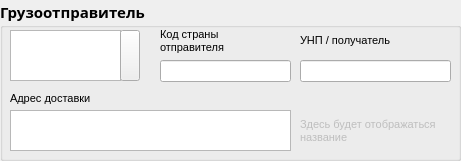
     <widget class="QGroupBox" name="groupBox_8">
      <property name="geometry">
       <rect>
        <x>10</x>
        <y>350</y>
        <width>461</width>
        <height>161</height>
       </rect>
      </property>
      <property name="font">
       <font>
        <family>Arial Black</family>
        <pointsize>11</pointsize>
        <bold>true</bold>
       </font>
      </property>
      <property name="title">
       <string>Грузоотправитель</string>
      </property>
      <property name="flat">
       <bool>false</bool>
      </property>
      <widget class="QLabel" name="label_14">
       <property name="geometry">
        <rect>
         <x>160</x>
         <y>20</y>
         <width>101</width>
         <height>41</height>
        </rect>
       </property>
       <property name="font">
        <font>
         <family>MS Shell Dlg 2</family>
         <pointsize>8</pointsize>
         <bold>false</bold>
        </font>
       </property>
       <property name="text">
        <string>Код страны отправителя</string>
       </property>
       <property name="wordWrap">
        <bool>true</bool>
       </property>
      </widget>
      <widget class="QLabel" name="label_11">
       <property name="geometry">
        <rect>
         <x>10</x>
         <y>90</y>
         <width>131</width>
         <height>16</height>
        </rect>
       </property>
       <property name="font">
        <font>
         <family>MS Shell Dlg 2</family>
         <pointsize>8</pointsize>
         <bold>false</bold>
        </font>
       </property>
       <property name="text">
        <string>Адрес доставки</string>
       </property>
      </widget>
      <widget class="QLineEdit" name="lineEdit_7">
       <property name="geometry">
        <rect>
         <x>300</x>
         <y>60</y>
         <width>151</width>
         <height>22</height>
        </rect>
       </property>
       <property name="font">
        <font>
         <family>MS Shell Dlg 2</family>
         <pointsize>8</pointsize>
         <bold>false</bold>
        </font>
       </property>
      </widget>
      <widget class="QLabel" name="label_12">
       <property name="geometry">
        <rect>
         <x>300</x>
         <y>20</y>
         <width>91</width>
         <height>41</height>
        </rect>
       </property>
       <property name="font">
        <font>
         <family>MS Shell Dlg 2</family>
         <pointsize>8</pointsize>
         <bold>false</bold>
        </font>
       </property>
       <property name="text">
        <string>УНП / получатель</string>
       </property>
       <property name="wordWrap">
        <bool>true</bool>
       </property>
      </widget>
      <widget class="QLineEdit" name="lineEdit_8">
       <property name="geometry">
        <rect>
         <x>160</x>
         <y>60</y>
         <width>131</width>
         <height>22</height>
        </rect>
       </property>
       <property name="font">
        <font>
         <family>Arial Black</family>
         <pointsize>8</pointsize>
         <bold>false</bold>
        </font>
       </property>
      </widget>
      <widget class="QListWidget" name="listWidget_2">
       <property name="geometry">
        <rect>
         <x>10</x>
         <y>30</y>
         <width>111</width>
         <height>51</height>
        </rect>
       </property>
       <property name="font">
        <font>
         <family>MS Shell Dlg 2</family>
         <pointsize>8</pointsize>
         <bold>false</bold>
        </font>
       </property>
      </widget>
      <widget class="QPlainTextEdit" name="plainTextEdit_3">
       <property name="geometry">
        <rect>
         <x>10</x>
         <y>110</y>
         <width>281</width>
         <height>41</height>
        </rect>
       </property>
       <property name="font">
        <font>
         <family>MS Shell Dlg 2</family>
         <pointsize>8</pointsize>
         <bold>false</bold>
        </font>
       </property>
      </widget>
      <widget class="QLabel" name="label_8">
       <property name="enabled">
        <bool>false</bool>
       </property>
       <property name="geometry">
        <rect>
         <x>300</x>
         <y>110</y>
         <width>151</width>
         <height>41</height>
        </rect>
       </property>
       <property name="font">
        <font>
         <family>MS Shell Dlg 2</family>
         <pointsize>8</pointsize>
         <bold>false</bold>
        </font>
       </property>
       <property name="text">
        <string>Здесь будет отображаться название</string>
       </property>
       <property name="wordWrap">
        <bool>true</bool>
       </property>
      </widget>
      <widget class="QPushButton" name="pushButton_3">
       <property name="geometry">
        <rect>
         <x>120</x>
         <y>30</y>
         <width>20</width>
         <height>51</height>
        </rect>
       </property>
       <property name="font">
        <font>
         <family>MS Shell Dlg 2</family>
         <pointsize>8</pointsize>
         <bold>false</bold>
        </font>
       </property>
       <property name="text">
        <string/>
       </property>
       <property name="icon">
        <iconset>
         <normalon>../pictures/plus.png</normalon>
        </iconset>
       </property>
       <property name="iconSize">
        <size>
         <width>15</width>
         <height>15</height>
        </size>
       </property>
      </widget>
     </widget>
